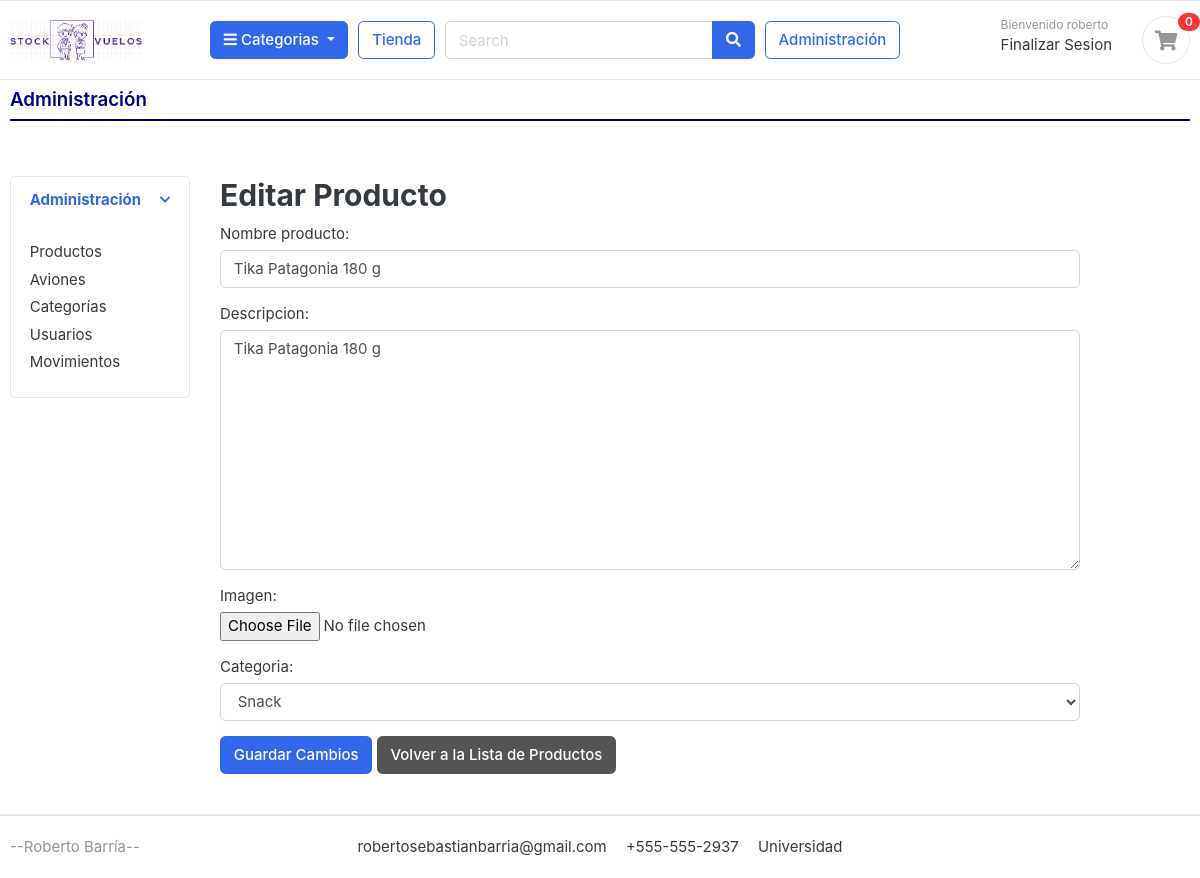
Screenshot of /administracion/productos/19/editar/ (signed in) with the database file from the repository.
### cuentas/models.py (models this page shows, shortened)
class Cuenta(AbstractBaseUser):
    Nombre = models.CharField(max_length=50)
    Apellido = models.CharField(max_length=50)
    username = models.CharField(max_length=50, unique=True)
    email = models.EmailField(max_length=100, unique=True)
    phone_number = models.CharField(max_length=50)
    avion = models.ForeignKey('aviones.Avion', on_delete=models.SET_NULL, null=True, blank=True)
    es_administrador = models.BooleanField(default=False)
    es_tripulante = models.BooleanField(default=False)
    date_joined = models.DateTimeField(auto_now_add=True)
    last_login = models.DateTimeField(auto_now_add=True)
    is_admin = models.BooleanField(default=False)
    is_staff = models.BooleanField(default=False)
    is_active = models.BooleanField(default=False)
    is_superadmin = models.BooleanField(default=False)
    USERNAME_FIELD = 'email'
    REQUIRED_FIELDS = ['username', 'Nombre', 'Apellido']
    objects = MyAccountManager()

### tienda/models.py (models this page shows, shortened)
class Producto(models.Model):
    nombre_producto = models.CharField(max_length=200, unique=True)
    slug = models.CharField(max_length=200, unique=True)
    descripcion = models.TextField(max_length=500, blank=True)
    precio = models.IntegerField()
    imagen = models.ImageField(upload_to='photos/productos')
    is_available = models.BooleanField(default=True)
    categoria = models.ForeignKey(Categoria, on_delete=models.CASCADE)
    fecha_creacion = models.DateTimeField(auto_now_add=True)
    fecha_modificacion = models.DateTimeField(auto_now=True)

### administracion/views.py (the view)
# urls.py: path('productos/<int:pk>/editar/', views.editar_producto, name='editar_producto'),
@login_required
def editar_producto(request, pk):
    producto = get_object_or_404(Producto, pk=pk)
    if request.method == 'POST':
        form = ProductoForm(request.POST, request.FILES, instance=producto)
        if form.is_valid():
            form.save()
            return redirect('lista_productos')
    else:
        form = ProductoForm(instance=producto)
    return render(request, 'administracion/editar_producto.html', {'form': form})

### administracion/forms.py
class ProductoForm(forms.ModelForm):
    class Meta:
        model = Producto
        fields = ['nombre_producto', 'descripcion', 'imagen', 'categoria']
        widgets = {
            'nombre_producto': forms.TextInput(attrs={'class': 'form-control'}),
            'descripcion': forms.Textarea(attrs={'class': 'form-control'}),
            'imagen': forms.FileInput(attrs={'class': 'form-control-file'}),
            'categoria': forms.Select(attrs={'class': 'form-control'}),
        }

### categorias/models.py (called while the page is built)
    def get_url(self):
        return reverse('productos_por_categoria', args=[self.slug])

    def __str__(self):
        return self.nombre_categoria

### tienda/context_processors.py (called while the page is built)
def cantidad_productos_en_orden(request):
    if request.user.is_authenticated:
        avion_id = request.session.get('avion_id')
        orden = Orden.objects.filter(usuario=request.user, avion_id=avion_id, completada=False).first()
        if orden:
            orden_productos = OrdenProducto.objects.filter(orden=orden).count()
        else:
            orden_productos = 0
    else:
        orden_productos = 0
    return {'orden_productos': orden_productos}

def categorias_context(request):
    return {
        'categorias': Categoria.objects.all()
    }

### templates/administracion/editar_producto.html (shortened to what this page needs)
{% extends 'administracion/administracion.html' %}
{% block main_content %}
<section class="section-content padding-x">
    <div class="container">
        <div class="row">
            <div class="col-md-12">
                <h2>Editar Producto</h2>
                <form method="post" enctype="multipart/form-data">
                    {{ form.as_p }}
                    <button type="submit" class="btn btn-primary">Guardar Cambios</button>
                    <a href="{% url 'lista_productos' %}" class="btn btn-secondary">Volver a la Lista de Productos</a>
                </form>
            </div>
        </div>
    </div>
</section>
{% endblock %}

### templates/includes/navbar.html (shortened to what this page needs)
{% load static %}
<header class="section-header">
    <section class="header-main border-bottom">
        <div class="container">
            <div class="row align-items-center">
                <div class="col-lg-2 col-md-3 col-6">
                    <a href="{% url 'tienda' %}" class="brand-wrap">
                        <img class="logo" src="{% static 'images/logo05.png' %}">
                    </a>
                </div>
                {% if user.id is not None %}
                <div class="col-lg col-sm col-md col-6 flex-grow-0">
                    <div class="category-wrap dropdown d-inline-block float-right">
                        <button type="button" class="btn btn-primary dropdown-toggle" data-toggle="dropdown">
                            <i class="fa fa-bars"></i> Categorias
                        </button>
                    </div>
                </div>
                {% endif %}
                {% if user.id is not None %}
                <a href="{% url 'tienda' %}" class="btn btn-outline-primary">Tienda</a>
                {% endif %}
                <div class="col-lg col-md-6 col-sm-12 col">
                    {% if user.id is not None %}
                    <form action="#" class="search">
                        <div class="input-group w-100">
                            <input type="text" class="form-control" style="width:60%;" placeholder="Search">
                            <div class="input-group-append">
                                <button class="btn btn-primary" type="submit">
                                    <i class="fa fa-search"></i>
                                </button>
                            </div>
                        </div>
                    </form>
                    {% endif %}
                </div>
                {% if user.is_admin %}
                    <div>
                    <a href="{% url 'administracion' %}" class="btn btn-outline-primary">Administración</a>
                    </div>
                {% endif %}
                <div class="col-lg-3 col-sm-6 col-8 order-2 order-lg-3">
                    <div class="d-flex justify-content-end mb-3 mb-lg-0">
                        {% if user.id is None %}
                            <div class="widget-header">
                                <small class="title text-muted">Bienvenido </small>
                                <div>
                                    <a href="{% url 'login' %}">Login</a> <span class="dark-transp"> | </span>
                                </div>
                            </div>
                        {% else %}
                            <div class="widget-header">
                                <small class="title text-muted">Bienvenido {{user.Nombre}} </small>
                                <div>
                                    <a href="{% url 'logout' %}">Finalizar Sesion</a>
                                </div>
                            </div>
                        {% endif %}
                        {% if user.id is not None %}
                        <a href="{% url 'listar_ordenes' %}" class="widget-header pl-3 ml-3">
                            <div class="icon icon-sm rounded-circle border">
                                <i class="fa fa-shopping-cart"></i>
                            </div>
                            <span class="badge badge-pill badge-danger notify">{{ orden_productos }}</span>
                        </a>
                        {% endif %}
                    </div>
                </div>
            </div>
        </div>
    </section>
</header>

### static/css/ui.css (style rules this page uses)
html { font-family: "Inter", sans-serif; font-size: 15px; }
.icon-xs, .icon-sm, .icon-md, .icon-lg { display: inline-block; text-align: center; flex-shrink: 0; flex-grow: 0; }
.icon-sm { width: 48px; height: 48px; line-height: 48px !important; font-size: 20px; }
.header-main { position: relative; padding-top: 1rem; padding-bottom: 1rem; }
.brand-wrap .logo, .navbar-brand .logo { margin-right: 7px; max-height: 42px; display: inline-block; }
.widget-header { display: inline-block; vertical-align: middle; position: relative; }
.widget-header a { color: #343a40; }
.widget-header i { color: #969696; }
.widget-header .title { display: block; }
.widget-header .notify { position: absolute; top: -3px; right: -10px; }
.notify { position: absolute; top: -4px; right: -10px; display: inline-block; padding: 0.25em 0.6em; font-size: 12px; line-height: 1; text-align: center; border-radius: 3rem; color: #fff; background-color: #fa3434; }

### rows the page displays
Cuenta: Nombre "roberto"
Producto: nombre_producto "Tika Patagonia 180 g", descripcion "Tika Patagonia 180 g", categoria "Snack"

### other values shown
{{ orden_productos }} "0"
